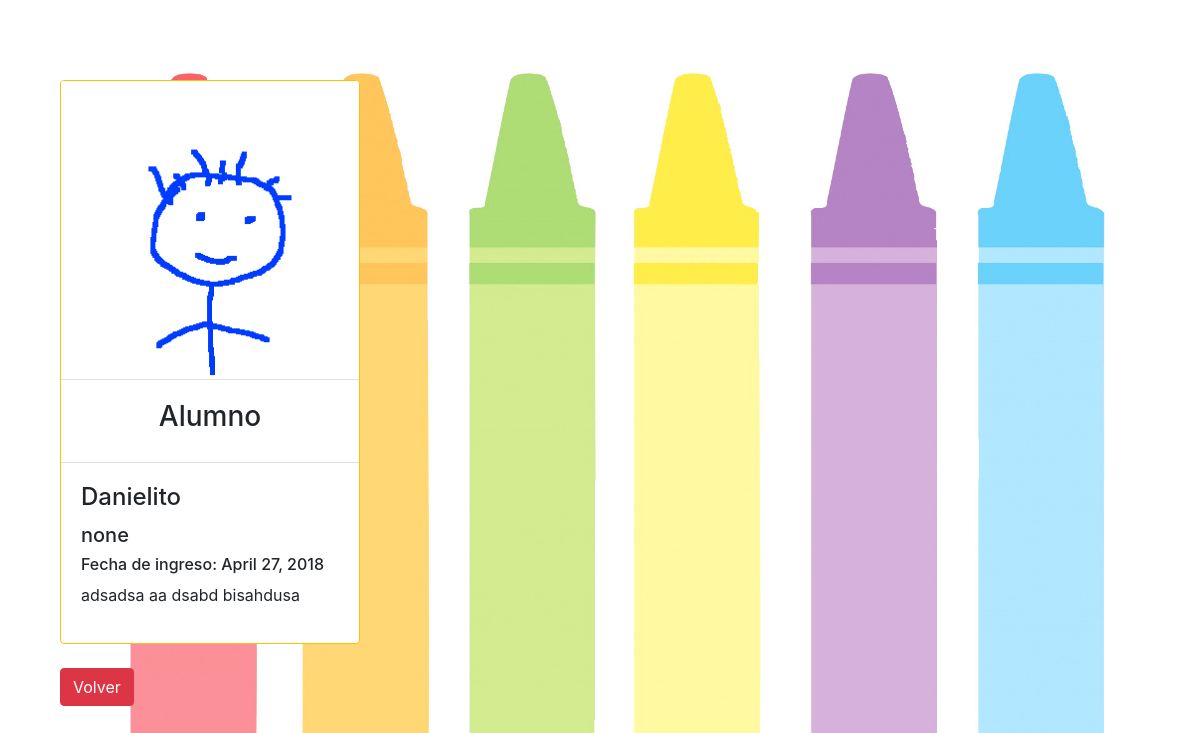
The page /detalles/1 on the database as committed earlier.
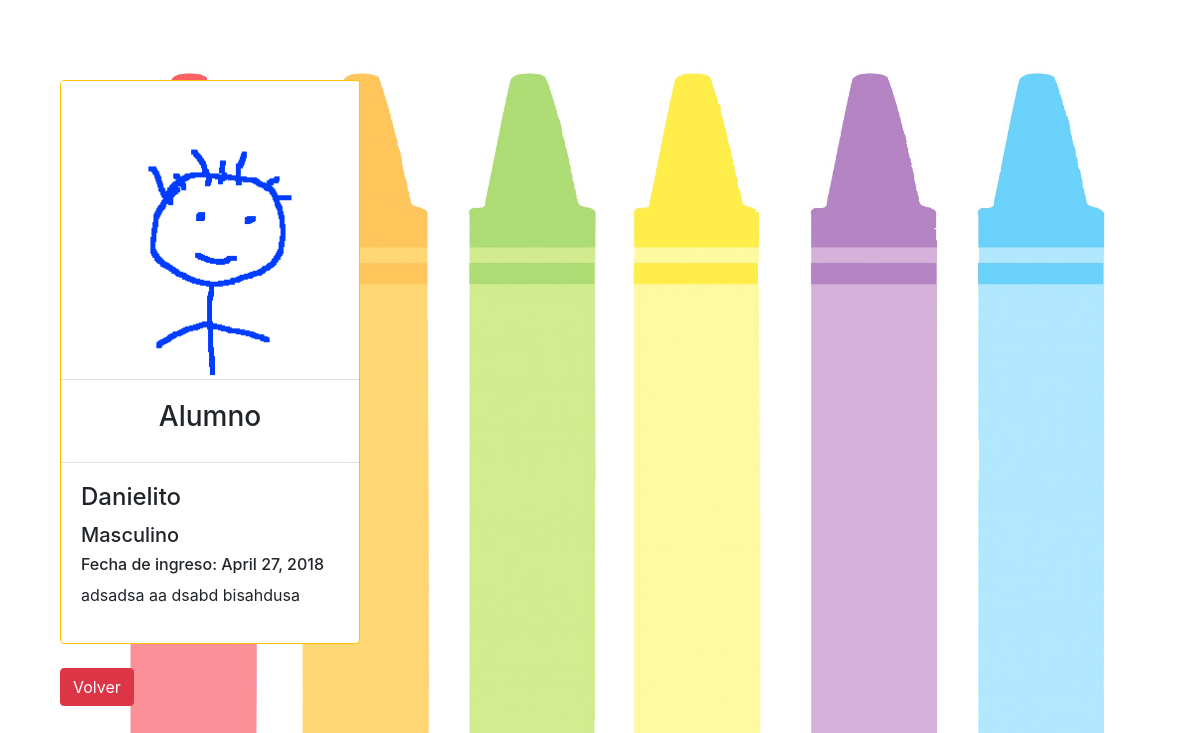
The same page on the database as committed later.
### alumnos/models.py (models this page shows, shortened)
class alumnos(models.Model):
    alu_nombre = models.CharField(max_length = 400)
    alu_genero = models.CharField(max_length = 10,default="Masculino")
    alu_tutores = models.ManyToManyField(Tutor)
    alu_vigente = models.BooleanField(default = True)
    alu_fechaIngreso = models.DateField(auto_now_add = True, null=True)
    alu_observaciones = models.CharField(max_length = 2000, null=True)
    alu_foto = models.ImageField(upload_to='media/fotosAlu', null=True, default='media/default/default.jpeg')
    slug = models.SlugField(max_length=24, default=''.join(random.SystemRandom().choice(string.ascii_uppercase + string.digits) for _ in range(24)))

### alumnos/views.py (the view)
# urls.py: path('detalles/<slug:slug>', Detail_Alumno.as_view()),
class Detail_Alumno(DetailView):
    template_name="alumnos/detalleAlumno.html"
    model = alumnos

### templates/alumnos/detalleAlumno.html (shortened to what this page needs)
{% extends "base.html" %}
{% block content %}
<div class="container">
<div class="mt-4 mb-4 card border rounded border-warning" style="max-width:300px">
<img src="{{ object.alu_foto.url }}" class="card-img-top border-bottom"/>
    <div class="card-body border-bottom">
<h3 class="form-label text-center">Alumno</h3>
    </div>
    <div class="card-body">
        <div class="form-inline form-group">
            <h4 class="card-title">{{object.alu_nombre}}</h4>
            <h5 class="w-100"> {{object.alu_genero}}</h5>
            <h6>Fecha de ingreso: {{object.alu_fechaIngreso}}</h6>
            <p class="card-text">{{object.alu_observaciones}}</p>
        </div>
    </div>
</div>
<button class="btn btn-danger" onclick="window.location.href = '/alumnos/detalles'">Volver</button>
</div>
{% endblock %}

Rows that differ between the two databases and show on the page:
changed alumnos "Danielito": alu_genero "none" → "Masculino"
